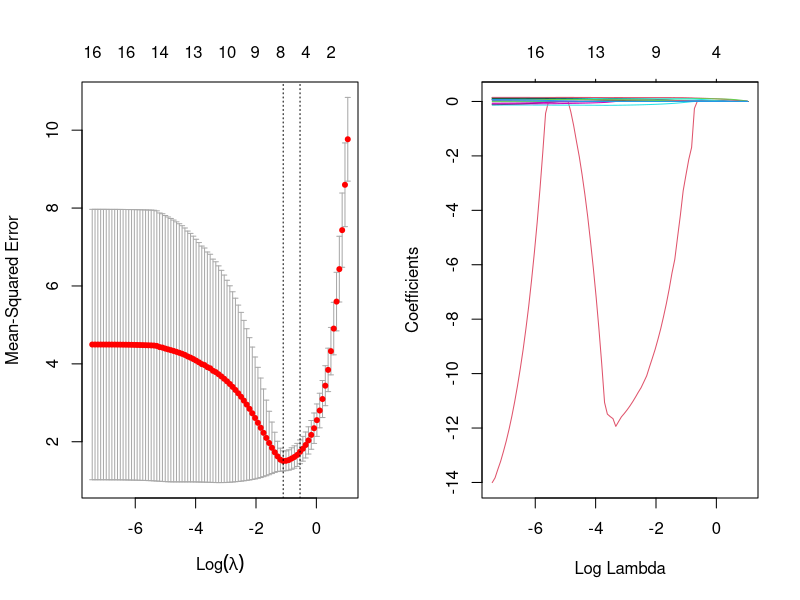

This figure's R source:
## ---- chunk 1
# Import dataset as csv file
heart <- read.csv("heart.csv")
head(heart)

# Print the number of NA values in each column
for (i in 1:20){
  print(sum(is.na(heart[,i])))
}
## ---- chunk 2
# Exclude the three columns with the most NA values
heart <- heart[,-c(7,11,15)]
head(heart)

# Again, print the number of NA values in each column
for (i in 1:17){
  print(sum(is.na(heart[,i])))
}
## ---- chunk 3
# Then, omit the rows that contain NA values
heart <- na.omit(heart)
head(heart)
## ---- chunk 4
# Randomly split the above dataset into test and training sets using 80% observations as training set
sample <- sample(c(TRUE, FALSE), nrow(heart), replace=TRUE, prob=c(0.8,0.2))
train <- heart[sample, ]
test <- heart[!sample, ]

# View dimensions of training/test set
# Confirm that the percentage/ratio is correct after splitting
dim(train)
dim(test)

# View first few rows of training/test set
head(data.frame(train))
head(data.frame(test))
## ---- chunk 5
# Fit a simple linear regression model (full model) to predict dependent variable
trained_fit <- lm(heart_attack ~ ., data = train)
summary(trained_fit)
## ---- chunk 6
# Predict the heart_attack in test set using the fitted model
predict <- predict(trained_fit, test)

# Test the fitted model against the test set
df <- data.frame(cbind(predict, test$heart_attack))
colnames(df) <- c("predicted values by trained model", "actual values in test set")
df  ## A comparison between fitted & actual results
## ---- chunk 7
# Obtain the R^2 for predictions of the test data set
sum1 <- sum((predict - test$heart_attack)^2)
sum2 <- sum((test$heart_attack - mean(train$heart_attack))^2)

OOS_R_sqr <- 1- sum1/sum2
OOS_R_sqr
## ---- chunk 8
# Load R package to implement K-fold cross-validation
library(caret)
## ---- chunk 9
# Set seed to generate a reproducible random sampling (optional)
set.seed(1)

# Specify the cross-validation method and the value of K equals to 8
train_control <- trainControl(method = "cv", number = 8)

# Fit a regression model and use k-fold CV to evaluate performance, using only the training set from question 1!
model <- train(heart_attack ~., data = train, method = "lm", trControl = train_control)

# View summary of k-fold CV
print(model) ## R^2 from the 8-fold CV is 0.8638634

# View predictions for each fold
model$resample
## ---- chunk 10
# Compare with the previous R^2 from question 1
OOS_R_sqr ## OOS R-squared without CV is 0.9371868.

# [Note that the following results are the same as summary(trained_fit) in question 1, which is not the print we want]
summary(model)$adj.r.squared ## Adjusted R-squared: 0.935229
summary(trained_fit)$adj.r.squared ## Adjusted R-squared: 0.935229
## ---- chunk 11
# Use again the training sets from question 1:
x <- as.matrix(train[,1:16])
y <- as.matrix(train$heart_attack)

data.frame(head(x))
## ---- chunk 12
# Use glmnet library for lasso CV
library(glmnet)

# Define penalty factor (optional due to same as default settings in glmnet function)
# factor <- c(rep(1, ncol(train)))

# Run CV selection with Lasso penalty
cv_reg <- cv.glmnet(x, y, alpha = 1)  ## alpha = 1 indicating Lasso regression

# Obtain model coefficients given best as biggest λ with avg OOS deviance no more than 1 st.d. from the minimum
coef(cv_reg) 
## coef() by default returns betas with 1se lambda
## ---- chunk 13
# Obtain lambda_min & lambda_1se values
lambda_min <- cv_reg$lambda.min
lambda_1se <- cv_reg$lambda.1se

lambda_min
lambda_1se
## ---- chunk 14
# Obtain model coefficients given best λ with minimum avg OOS deviance
best_model <- glmnet(x, y, alpha = 1, lambda = lambda_min)
coef(best_model)
## ---- chunk 15
par(mfrow=c(1,2))
plot(cv_reg) ## Plot of MSE by lambda value
plot(cv_reg$glmnet.fit,"lambda") ## Lasso path plots
## ---- chunk 16
# Model output from q1: Using 80% observations of raw dataset for training (withou CV)
summary(trained_fit)
OOS_R_sqr
## ---- chunk 17
# Model output from q3: Estimating 8-fold CV using exactly the same train set from q1
print(model)
## ---- chunk 18
# Model output from q5: Estimating Lasso CV (lambda_1se) with again the same train set
coef(cv_reg) 
